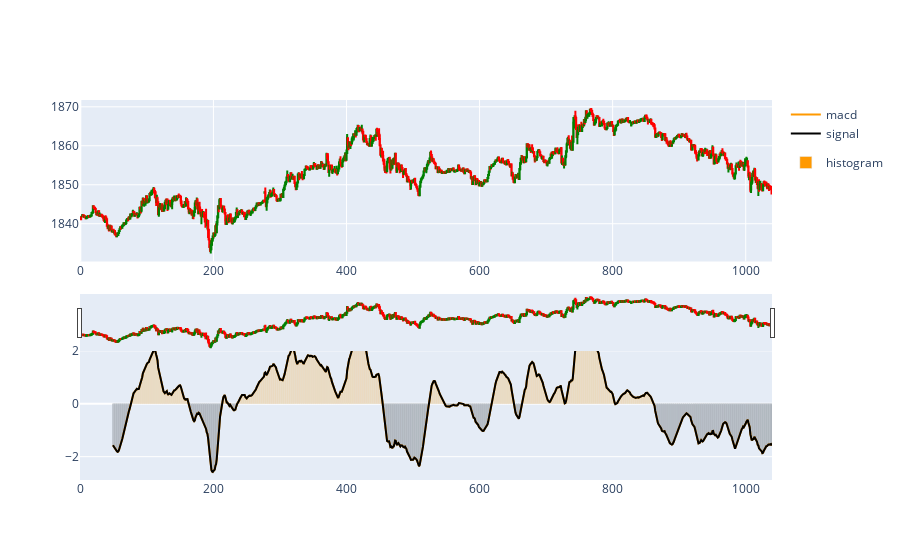

The cell this chart's notebook holds for it:
### Code cell
macd_df = calculate_macd(data)
plot_chart_with_macd(data, macd_df)

### Figure 1 — Plotly figure (JSON) as saved in the notebook; plotly's stock layout.template omitted (floating-point values rounded to 4 significant figures; data arrays with more than 128 entries replaced by an {"elided": "..."} marker saying what was removed)
{"data": [{"close": {"elided": "1040 float values"}, "decreasing": {"line": {"color": "red"}}, "high": {"elided": "1040 float values"}, "increasing": {"line": {"color": "green"}}, "low": {"elided": "1040 float values"}, "open": {"elided": "1040 float values"}, "showlegend": false, "type": "candlestick", "x": {"elided": "1040 int values"}, "xaxis": "x", "yaxis": "y"}, {"legendgroup": "2", "line": {"color": "#ff9900", "width": 2}, "name": "macd", "type": "scatter", "x": {"elided": "1040 int values"}, "xaxis": "x2", "y": {"elided": "1040 float values"}, "yaxis": "y2"}, {"legendgroup": "2", "line": {"color": "#000000", "width": 2}, "name": "signal", "type": "scatter", "x": {"elided": "1040 int values"}, "xaxis": "x2", "y": {"elided": "1040 float values"}, "yaxis": "y2"}, {"marker": {"color": {"elided": "1040 str values"}}, "name": "histogram", "type": "bar", "x": {"elided": "1040 int values"}, "xaxis": "x2", "y": {"elided": "1040 float values"}, "yaxis": "y2"}], "layout": {"xaxis": {"anchor": "y", "domain": [0, 1]}, "xaxis2": {"anchor": "y2", "domain": [0, 1]}, "yaxis": {"anchor": "x", "domain": [0.575, 1]}, "yaxis2": {"anchor": "x2", "domain": [0, 0.425]}}}
